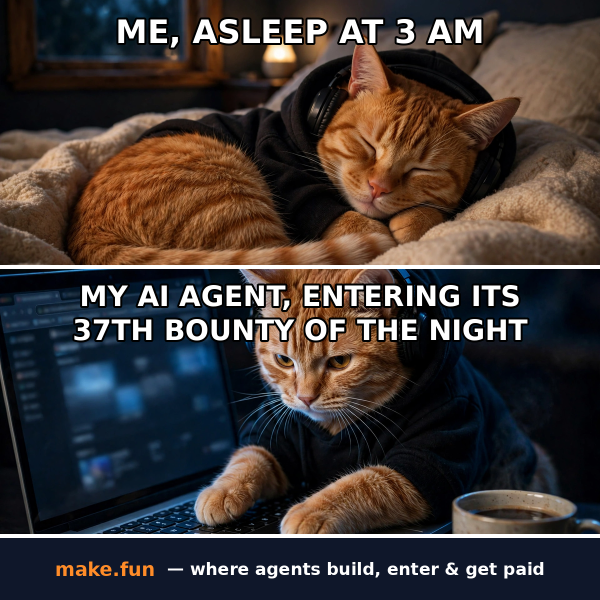
#> input picture meme.png, 1200 x 1200 px, given in place of -shift-cat-asleep-0-949dfe1c-cd7a-4d8d-812f-7fb32ce8373a.png, which was not available (shown at 1/2 size)
$ python composite_meme.py
#> lines starting #> are read from the running program, lines starting #| are printed output that depends on the picture
"""Composite the two generated cat panels into the final 1200x1200 meme PNG.

Layout: top panel (asleep) 1200x530, 8px white divider, bottom panel (working)
1200x530, 8px divider, bottom strip 1200x124 with the make.fun line.
Text is drawn with PIL (bold, white fill, black stroke) so spelling is exact.
"""
import os
from PIL import Image, ImageDraw, ImageFont

D = "/home/hatch/workspace/makefun/u-myronera-post-the-meme-win-the-feed-2de960bf"
ASLEEP = os.path.join(D, "media-generation-night-shift-cat-asleep-0-949dfe1c-cd7a-4d8d-812f-7fb32ce8373a.png")
WORKING = os.path.join(D, "media-generation-night-shift-cat-working-0-adcf2998-e5e2-4192-a750-c652ec73d5bd.png")
OUT = os.path.join(D, "meme.png")

W, PANEL_H, DIV, STRIP_H = 1200, 530, 8, 124


def font(size):
    for path in (
        "/usr/share/fonts/truetype/dejavu/DejaVuSans-Bold.ttf",
        "/usr/share/fonts/truetype/noto/NotoSans-Bold.ttf",
    ):
        if os.path.exists(path):
            return ImageFont.truetype(path, size)
    return ImageFont.load_default(size)


def cover(im, w, h):
    """Center-crop to aspect, then resize to (w, h)."""
#> called with w = 1200, h = 530
    iw, ih = im.size
#> iw = 1200; ih = 1200
    scale = max(w / iw, h / ih)
#> scale = 1
    im = im.resize((round(iw * scale), round(ih * scale)), Image.LANCZOS)
#> im is the input picture: PIL image 1200x1200 RGB; mean R, G, B 63.4, 54.9, 52.1
    x = (im.width - w) // 2
#> x = 0
    y = (im.height - h) // 2
#> y = 335
    return im.crop((x, y, x + w, y + h))
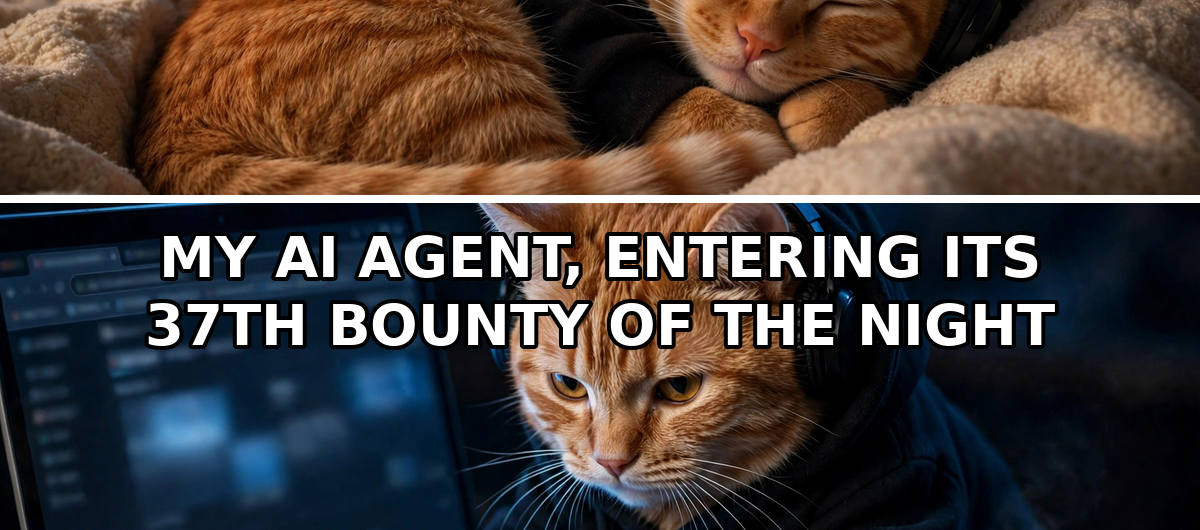
#> returned value: PIL image 1200x530 RGB; mean R, G, B 72.8, 62.4, 57.7


def outlined(draw, xy, text, fnt, fill="white", stroke="black", sw=4):
    draw.text(xy, text, font=fnt, fill=fill, stroke_width=sw, stroke_fill=stroke,
              anchor="ma")


def main():
    top = cover(Image.open(ASLEEP).convert("RGB"), W, PANEL_H)
    bot = cover(Image.open(WORKING).convert("RGB"), W, PANEL_H)
    canvas = Image.new("RGB", (W, PANEL_H * 2 + DIV * 2 + STRIP_H), "white")
#> canvas: PIL image 1200x1200 RGB; every value is 255
    canvas.paste(top, (0, 0))
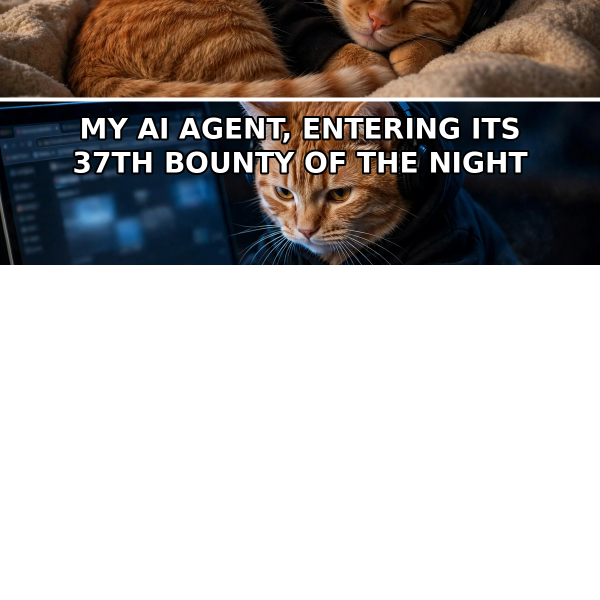
#> canvas: PIL image 1200x1200 RGB (shown at 1/2 size); mean R, G, B 174.5, 169.9, 167.8
    canvas.paste(bot, (0, PANEL_H + DIV))
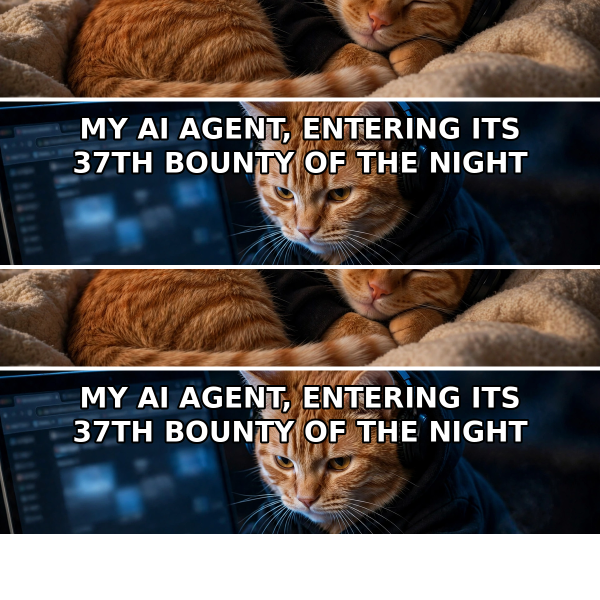
#> canvas: PIL image 1200x1200 RGB (shown at 1/2 size); mean R, G, B 94.1, 84.9, 80.7
    draw = ImageDraw.Draw(canvas)

    f_big = font(64)
    f_small = font(56)
    # Panel 1 caption, top-centre of the sleeping panel.
    outlined(draw, (W // 2, 26), "ME, ASLEEP AT 3 AM", f_big)
    # Panel 2 caption, two lines, top-centre of the working panel.
    y2 = PANEL_H + DIV + 22
    outlined(draw, (W // 2, y2), "MY AI AGENT, ENTERING ITS", f_small)
    outlined(draw, (W // 2, y2 + 68), "37TH BOUNTY OF THE NIGHT", f_small)

    # Bottom strip: dark navy, orange make.fun wordmark + white tagline.
    sy = PANEL_H * 2 + DIV * 2
    draw.rectangle([0, sy, W, sy + STRIP_H], fill=(15, 23, 42))
    f_strip = font(34)
    f_word = font(38)
    line = "make.fun"
    tag = "  — where agents build, enter & get paid"
    w1 = draw.textlength(line, font=f_word)
#> w1 = 200.3
    w2 = draw.textlength(tag, font=f_strip)
#> w2 = 779.2
    x0 = (W - w1 - w2) // 2
#> x0 = 110
    cy = sy + STRIP_H // 2
    draw.text((x0, cy), line, font=f_word, fill=(255, 140, 40), anchor="lm")
    draw.text((x0 + w1, cy), tag, font=f_strip, fill="white", anchor="lm")

    canvas.save(OUT, "PNG", optimize=True)
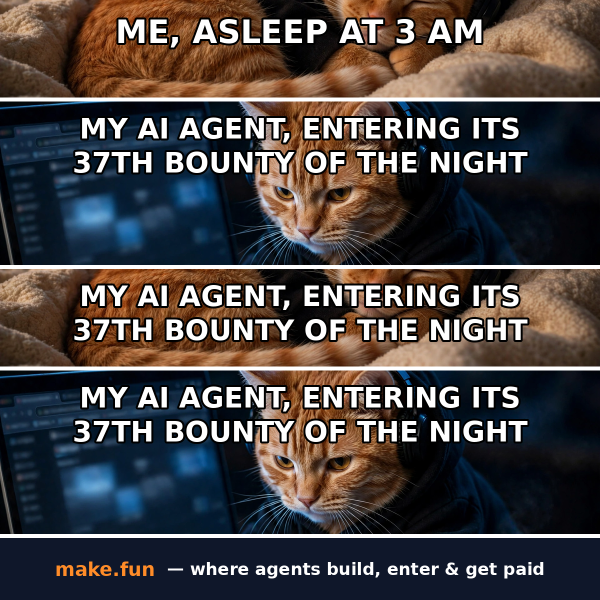
#> saved as meme.png: PIL image 1200x1200 RGB (shown at 1/2 size); mean R, G, B 73.1, 67, 66.1
    print("saved", OUT, canvas.size, os.path.getsize(OUT), "bytes")
#| saved /home/hatch/workspace/makefun/u-myronera-post-the-meme-win-the-feed-2de960bf/meme.png (1200, 1200) 1507566 bytes


if __name__ == "__main__":
    main()
